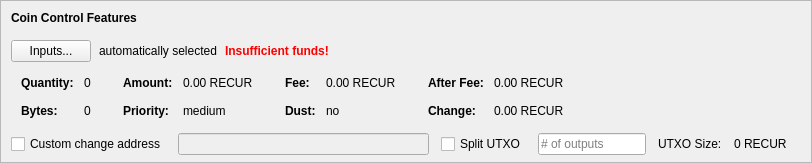
    <widget class="QFrame" name="frameCoinControl">
     <property name="sizePolicy">
      <sizepolicy hsizetype="Expanding" vsizetype="Expanding">
       <horstretch>0</horstretch>
       <verstretch>0</verstretch>
      </sizepolicy>
     </property>
     <property name="maximumSize">
      <size>
       <width>16777215</width>
       <height>16777215</height>
      </size>
     </property>
     <property name="frameShape">
      <enum>QFrame::StyledPanel</enum>
     </property>
     <property name="frameShadow">
      <enum>QFrame::Sunken</enum>
     </property>
     <layout class="QVBoxLayout" name="verticalLayoutCoinControl2">
      <property name="spacing">
       <number>0</number>
      </property>
      <property name="leftMargin">
       <number>0</number>
      </property>
      <property name="topMargin">
       <number>0</number>
      </property>
      <property name="rightMargin">
       <number>0</number>
      </property>
      <property name="bottomMargin">
       <number>6</number>
      </property>
      <item>
       <layout class="QVBoxLayout" name="verticalLayoutCoinControl" stretch="0,0,0,0,1">
        <property name="spacing">
         <number>0</number>
        </property>
        <property name="leftMargin">
         <number>10</number>
        </property>
        <property name="topMargin">
         <number>10</number>
        </property>
        <item>
         <layout class="QHBoxLayout" name="horizontalLayoutCoinControl1">
          <property name="bottomMargin">
           <number>15</number>
          </property>
          <item>
           <widget class="QLabel" name="labelCoinControlFeatures">
            <property name="sizePolicy">
             <sizepolicy hsizetype="Preferred" vsizetype="Maximum">
              <horstretch>0</horstretch>
              <verstretch>0</verstretch>
             </sizepolicy>
            </property>
            <property name="font">
             <font>
              <weight>75</weight>
              <bold>true</bold>
             </font>
            </property>
            <property name="styleSheet">
             <string notr="true">font-weight:bold;</string>
            </property>
            <property name="text">
             <string>Coin Control Features</string>
            </property>
           </widget>
          </item>
         </layout>
        </item>
        <item>
         <layout class="QHBoxLayout" name="horizontalLayoutCoinControl2" stretch="0,0,0,0">
          <property name="spacing">
           <number>8</number>
          </property>
          <property name="bottomMargin">
           <number>10</number>
          </property>
          <item>
           <widget class="QPushButton" name="pushButtonCoinControl">
            <property name="styleSheet">
             <string notr="true"/>
            </property>
            <property name="text">
             <string>Inputs...</string>
            </property>
            <property name="autoDefault">
             <bool>false</bool>
            </property>
           </widget>
          </item>
          <item>
           <widget class="QLabel" name="labelCoinControlAutomaticallySelected">
            <property name="text">
             <string>automatically selected</string>
            </property>
            <property name="margin">
             <number>5</number>
            </property>
           </widget>
          </item>
          <item>
           <widget class="QLabel" name="labelCoinControlInsuffFunds">
            <property name="font">
             <font>
              <weight>75</weight>
              <bold>true</bold>
             </font>
            </property>
            <property name="styleSheet">
             <string notr="true">color:red;font-weight:bold;</string>
            </property>
            <property name="text">
             <string>Insufficient funds!</string>
            </property>
            <property name="margin">
             <number>5</number>
            </property>
           </widget>
          </item>
          <item>
           <spacer name="horizontalSpacerCoinControl">
            <property name="orientation">
             <enum>Qt::Horizontal</enum>
            </property>
            <property name="sizeHint" stdset="0">
             <size>
              <width>40</width>
              <height>1</height>
             </size>
            </property>
           </spacer>
          </item>
         </layout>
        </item>
        <item>
         <widget class="QWidget" name="widgetCoinControl" native="true">
          <property name="sizePolicy">
           <sizepolicy hsizetype="Preferred" vsizetype="Preferred">
            <horstretch>0</horstretch>
            <verstretch>0</verstretch>
           </sizepolicy>
          </property>
          <property name="minimumSize">
           <size>
            <width>0</width>
            <height>0</height>
           </size>
          </property>
          <property name="styleSheet">
           <string notr="true"/>
          </property>
          <layout class="QHBoxLayout" name="horizontalLayoutCoinControl5">
           <property name="leftMargin">
            <number>0</number>
           </property>
           <property name="topMargin">
            <number>0</number>
           </property>
           <property name="rightMargin">
            <number>0</number>
           </property>
           <property name="bottomMargin">
            <number>0</number>
           </property>
           <item>
            <layout class="QHBoxLayout" name="horizontalLayoutCoinControl3" stretch="0,0,0,1">
             <property name="spacing">
              <number>20</number>
             </property>
             <property name="topMargin">
              <number>0</number>
             </property>
             <property name="bottomMargin">
              <number>10</number>
             </property>
             <item>
              <layout class="QFormLayout" name="formLayoutCoinControl1">
               <property name="horizontalSpacing">
                <number>10</number>
               </property>
               <property name="verticalSpacing">
                <number>14</number>
               </property>
               <property name="leftMargin">
                <number>10</number>
               </property>
               <property name="topMargin">
                <number>4</number>
               </property>
               <property name="rightMargin">
                <number>6</number>
               </property>
               <item row="0" column="0">
                <widget class="QLabel" name="labelCoinControlQuantityText">
                 <property name="font">
                  <font>
                   <weight>75</weight>
                   <bold>true</bold>
                  </font>
                 </property>
                 <property name="text">
                  <string>Quantity:</string>
                 </property>
                 <property name="margin">
                  <number>0</number>
                 </property>
                </widget>
               </item>
               <item row="0" column="1">
                <widget class="QLabel" name="labelCoinControlQuantity">
                 <property name="cursor">
                  <cursorShape>IBeamCursor</cursorShape>
                 </property>
                 <property name="contextMenuPolicy">
                  <enum>Qt::ActionsContextMenu</enum>
                 </property>
                 <property name="text">
                  <string notr="true">0</string>
                 </property>
                 <property name="margin">
                  <number>0</number>
                 </property>
                 <property name="textInteractionFlags">
                  <set>Qt::LinksAccessibleByMouse|Qt::TextSelectableByKeyboard|Qt::TextSelectableByMouse</set>
                 </property>
                </widget>
               </item>
               <item row="1" column="0">
                <widget class="QLabel" name="labelCoinControlBytesText">
                 <property name="font">
                  <font>
                   <weight>75</weight>
                   <bold>true</bold>
                  </font>
                 </property>
                 <property name="text">
                  <string>Bytes:</string>
                 </property>
                </widget>
               </item>
               <item row="1" column="1">
                <widget class="QLabel" name="labelCoinControlBytes">
                 <property name="cursor">
                  <cursorShape>IBeamCursor</cursorShape>
                 </property>
                 <property name="contextMenuPolicy">
                  <enum>Qt::ActionsContextMenu</enum>
                 </property>
                 <property name="text">
                  <string notr="true">0</string>
                 </property>
                 <property name="textInteractionFlags">
                  <set>Qt::LinksAccessibleByMouse|Qt::TextSelectableByKeyboard|Qt::TextSelectableByMouse</set>
                 </property>
                </widget>
               </item>
              </layout>
             </item>
             <item>
              <layout class="QFormLayout" name="formLayoutCoinControl2">
               <property name="horizontalSpacing">
                <number>10</number>
               </property>
               <property name="verticalSpacing">
                <number>14</number>
               </property>
               <property name="leftMargin">
                <number>6</number>
               </property>
               <property name="topMargin">
                <number>4</number>
               </property>
               <property name="rightMargin">
                <number>6</number>
               </property>
               <item row="0" column="0">
                <widget class="QLabel" name="labelCoinControlAmountText">
                 <property name="font">
                  <font>
                   <weight>75</weight>
                   <bold>true</bold>
                  </font>
                 </property>
                 <property name="text">
                  <string>Amount:</string>
                 </property>
                 <property name="margin">
                  <number>0</number>
                 </property>
                </widget>
               </item>
               <item row="0" column="1">
                <widget class="QLabel" name="labelCoinControlAmount">
                 <property name="cursor">
                  <cursorShape>IBeamCursor</cursorShape>
                 </property>
                 <property name="contextMenuPolicy">
                  <enum>Qt::ActionsContextMenu</enum>
                 </property>
                 <property name="text">
                  <string notr="true">0.00 RECUR</string>
                 </property>
                 <property name="textInteractionFlags">
                  <set>Qt::LinksAccessibleByMouse|Qt::TextSelectableByKeyboard|Qt::TextSelectableByMouse</set>
                 </property>
                </widget>
               </item>
               <item row="1" column="0">
                <widget class="QLabel" name="labelCoinControlPriorityText">
                 <property name="font">
                  <font>
                   <weight>75</weight>
                   <bold>true</bold>
                  </font>
                 </property>
                 <property name="text">
                  <string>Priority:</string>
                 </property>
                </widget>
               </item>
               <item row="1" column="1">
                <widget class="QLabel" name="labelCoinControlPriority">
                 <property name="cursor">
                  <cursorShape>IBeamCursor</cursorShape>
                 </property>
                 <property name="contextMenuPolicy">
                  <enum>Qt::ActionsContextMenu</enum>
                 </property>
                 <property name="text">
                  <string>medium</string>
                 </property>
                 <property name="textInteractionFlags">
                  <set>Qt::LinksAccessibleByMouse|Qt::TextSelectableByKeyboard|Qt::TextSelectableByMouse</set>
                 </property>
                </widget>
               </item>
              </layout>
             </item>
             <item>
              <layout class="QFormLayout" name="formLayoutCoinControl3">
               <property name="horizontalSpacing">
                <number>10</number>
               </property>
               <property name="verticalSpacing">
                <number>14</number>
               </property>
               <property name="leftMargin">
                <number>6</number>
               </property>
               <property name="topMargin">
                <number>4</number>
               </property>
               <property name="rightMargin">
                <number>6</number>
               </property>
               <item row="0" column="0">
                <widget class="QLabel" name="labelCoinControlFeeText">
                 <property name="font">
                  <font>
                   <weight>75</weight>
                   <bold>true</bold>
                  </font>
                 </property>
                 <property name="text">
                  <string>Fee:</string>
                 </property>
                 <property name="margin">
                  <number>0</number>
                 </property>
                </widget>
               </item>
               <item row="0" column="1">
                <widget class="QLabel" name="labelCoinControlFee">
                 <property name="cursor">
                  <cursorShape>IBeamCursor</cursorShape>
                 </property>
                 <property name="contextMenuPolicy">
                  <enum>Qt::ActionsContextMenu</enum>
                 </property>
                 <property name="text">
                  <string notr="true">0.00 RECUR</string>
                 </property>
                 <property name="textInteractionFlags">
                  <set>Qt::LinksAccessibleByMouse|Qt::TextSelectableByKeyboard|Qt::TextSelectableByMouse</set>
                 </property>
                </widget>
               </item>
               <item row="1" column="0">
                <widget class="QLabel" name="labelCoinControlLowOutputText">
                 <property name="font">
                  <font>
                   <weight>75</weight>
                   <bold>true</bold>
                  </font>
                 </property>
                 <property name="text">
                  <string>Dust:</string>
                 </property>
                </widget>
               </item>
               <item row="1" column="1">
                <widget class="QLabel" name="labelCoinControlLowOutput">
                 <property name="cursor">
                  <cursorShape>IBeamCursor</cursorShape>
                 </property>
                 <property name="contextMenuPolicy">
                  <enum>Qt::ActionsContextMenu</enum>
                 </property>
                 <property name="text">
                  <string>no</string>
                 </property>
                 <property name="textInteractionFlags">
                  <set>Qt::LinksAccessibleByMouse|Qt::TextSelectableByKeyboard|Qt::TextSelectableByMouse</set>
                 </property>
                </widget>
               </item>
              </layout>
             </item>
             <item>
              <layout class="QFormLayout" name="formLayoutCoinControl4">
               <property name="horizontalSpacing">
                <number>10</number>
               </property>
               <property name="verticalSpacing">
                <number>14</number>
               </property>
               <property name="leftMargin">
                <number>6</number>
               </property>
               <property name="topMargin">
                <number>4</number>
               </property>
               <property name="rightMargin">
                <number>6</number>
               </property>
               <item row="0" column="0">
                <widget class="QLabel" name="labelCoinControlAfterFeeText">
                 <property name="font">
                  <font>
                   <weight>75</weight>
                   <bold>true</bold>
                  </font>
                 </property>
                 <property name="text">
                  <string>After Fee:</string>
                 </property>
                 <property name="margin">
                  <number>0</number>
                 </property>
                </widget>
               </item>
               <item row="0" column="1">
                <widget class="QLabel" name="labelCoinControlAfterFee">
                 <property name="cursor">
                  <cursorShape>IBeamCursor</cursorShape>
                 </property>
                 <property name="contextMenuPolicy">
                  <enum>Qt::ActionsContextMenu</enum>
                 </property>
                 <property name="text">
                  <string notr="true">0.00 RECUR</string>
                 </property>
                 <property name="textInteractionFlags">
                  <set>Qt::LinksAccessibleByMouse|Qt::TextSelectableByKeyboard|Qt::TextSelectableByMouse</set>
                 </property>
                </widget>
               </item>
               <item row="1" column="0">
                <widget class="QLabel" name="labelCoinControlChangeText">
                 <property name="font">
                  <font>
                   <weight>75</weight>
                   <bold>true</bold>
                  </font>
                 </property>
                 <property name="text">
                  <string>Change:</string>
                 </property>
                </widget>
               </item>
               <item row="1" column="1">
                <widget class="QLabel" name="labelCoinControlChange">
                 <property name="cursor">
                  <cursorShape>IBeamCursor</cursorShape>
                 </property>
                 <property name="contextMenuPolicy">
                  <enum>Qt::ActionsContextMenu</enum>
                 </property>
                 <property name="text">
                  <string notr="true">0.00 RECUR</string>
                 </property>
                 <property name="textInteractionFlags">
                  <set>Qt::LinksAccessibleByMouse|Qt::TextSelectableByKeyboard|Qt::TextSelectableByMouse</set>
                 </property>
                </widget>
               </item>
              </layout>
             </item>
            </layout>
           </item>
          </layout>
         </widget>
        </item>
        <item>
         <layout class="QHBoxLayout" name="horizontalLayoutCoinControl4" stretch="0,0,0,0,0,0,0">
          <property name="spacing">
           <number>12</number>
          </property>
          <property name="sizeConstraint">
           <enum>QLayout::SetDefaultConstraint</enum>
          </property>
          <property name="topMargin">
           <number>5</number>
          </property>
          <property name="rightMargin">
           <number>5</number>
          </property>
          <item>
           <widget class="QCheckBox" name="checkBoxCoinControlChange">
            <property name="toolTip">
             <string>If this is activated, but the change address is empty or invalid, change will be sent to a newly generated address.</string>
            </property>
            <property name="text">
             <string>Custom change address</string>
            </property>
           </widget>
          </item>
          <item>
           <widget class="QValidatedLineEdit" name="lineEditCoinControlChange">
            <property name="enabled">
             <bool>false</bool>
            </property>
            <property name="sizePolicy">
             <sizepolicy hsizetype="Expanding" vsizetype="Fixed">
              <horstretch>0</horstretch>
              <verstretch>0</verstretch>
             </sizepolicy>
            </property>
           </widget>
          </item>
          <item>
           <widget class="QCheckBox" name="splitBlockCheckBox">
            <property name="text">
             <string>Split UTXO</string>
            </property>
           </widget>
          </item>
          <item>
           <widget class="QLineEdit" name="splitBlockLineEdit">
            <property name="sizePolicy">
             <sizepolicy hsizetype="Fixed" vsizetype="Fixed">
              <horstretch>50</horstretch>
              <verstretch>0</verstretch>
             </sizepolicy>
            </property>
            <property name="placeholderText">
             <string># of outputs</string>
            </property>
           </widget>
          </item>
          <item>
           <widget class="QLabel" name="labelBlockSizeText">
            <property name="text">
             <string>UTXO Size:</string>
            </property>
           </widget>
          </item>
          <item>
           <widget class="QLabel" name="labelBlockSize">
            <property name="text">
             <string>0 RECUR</string>
            </property>
           </widget>
          </item>
          <item>
           <widget class="QLabel" name="labelCoinControlChangeLabel">
            <property name="sizePolicy">
             <sizepolicy hsizetype="Preferred" vsizetype="Expanding">
              <horstretch>0</horstretch>
              <verstretch>0</verstretch>
             </sizepolicy>
            </property>
            <property name="minimumSize">
             <size>
              <width>0</width>
              <height>0</height>
             </size>
            </property>
            <property name="text">
             <string/>
            </property>
            <property name="margin">
             <number>3</number>
            </property>
           </widget>
          </item>
         </layout>
        </item>
        <item>
         <spacer name="verticalSpacerCoinControl">
          <property name="orientation">
           <enum>Qt::Vertical</enum>
          </property>
          <property name="sizeHint" stdset="0">
           <size>
            <width>800</width>
            <height>1</height>
           </size>
          </property>
         </spacer>
        </item>
       </layout>
      </item>
     </layout>
    </widget>
